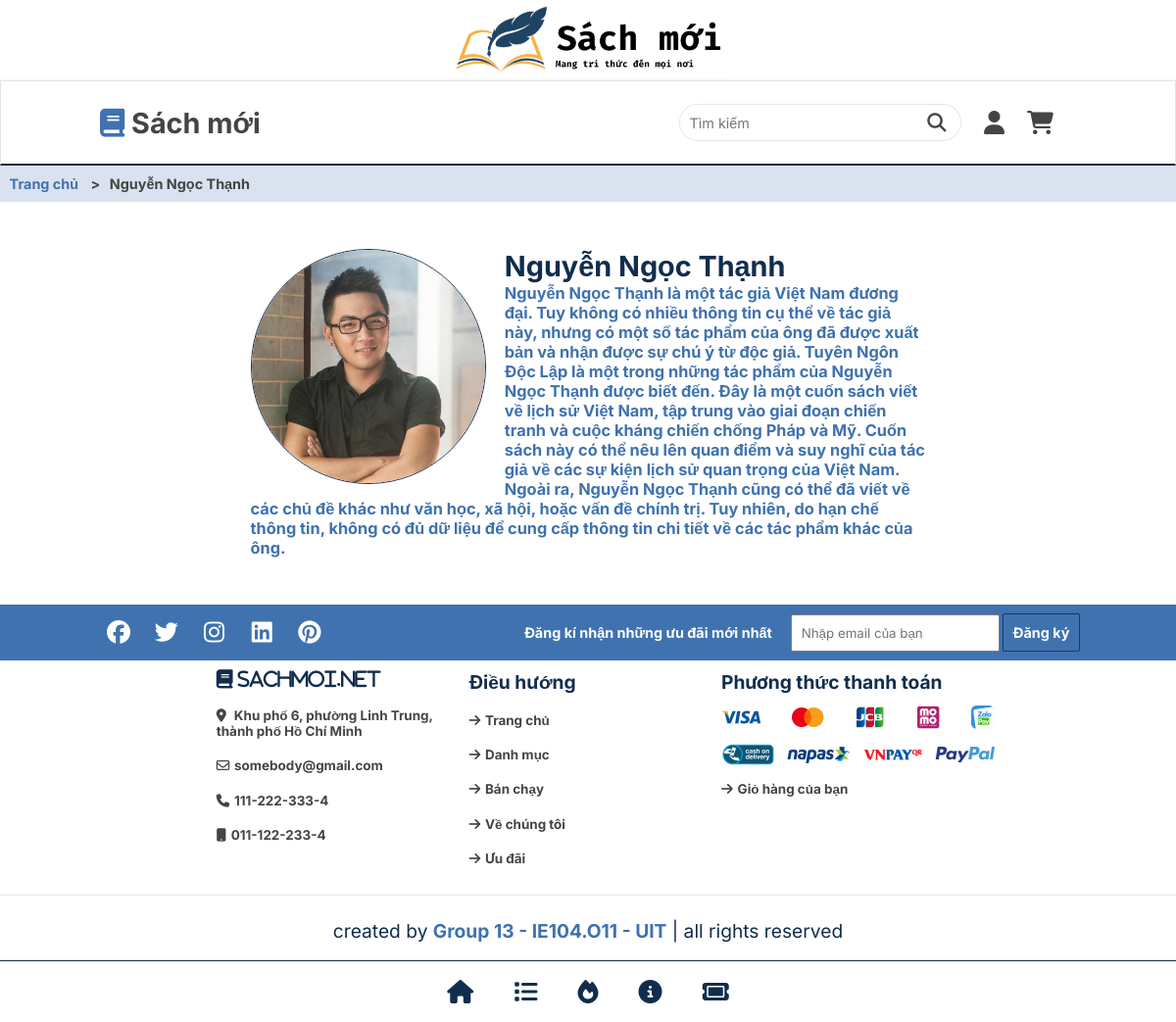
The page /author.php?id=5 on the database its author committed.
### tables this page shows
CREATE TABLE `author` (
  `id` int NOT NULL,
  `name` varchar(255) NOT NULL,
  `description` text,
  `Image` varchar(255) DEFAULT NULL
);

### includes/db.php (called while the page is built, shortened)
<?php
function connect_db() {
    $servername = "localhost";
    $username = "root";
    $password = "";
    $dbname = "sachmoi_db";
    $conn = new mysqli($servername, $username, $password, $dbname);
    return $conn;
}
function get_author_by_id($authorId) {
    $conn = connect_db();
    $authorId = mysqli_real_escape_string($conn, $authorId);
    $sql = "SELECT * FROM author WHERE id = '$authorId'";
    $result = mysqli_query($conn, $sql);
    if ($result) {
        $author = mysqli_fetch_assoc($result);
        return $author;
    } else {
        echo "Query Error: " . mysqli_error($conn);
        close_db($conn);
        return null;
    }
}
?>

### author.php (the view, shortened to what this page needs)
<?php
include 'includes/db.php';
?>
<!DOCTYPE html>
<html lang="en">
  <head>
    <link rel="stylesheet" href="style/author_info.css" />
    <link
      rel="stylesheet"
      href="https://cdn.jsdelivr.net/npm/swiper@11/swiper-bundle.min.css"
    />
    <link
      rel="stylesheet"
      href="https://cdnjs.cloudflare.com/ajax/libs/font-awesome/6.4.2/css/all.min.css"
    />
  </head>
  <body></body>
<?php include 'includes/header.php'; ?>
<?php
if (isset($_GET['id'])) {
    $author_id = $_GET['id'];
    $author = get_author_by_id($author_id);
    if ($author) {
        echo "
        <ul class='breadcrumb'>
          <li><a href='index.php'>Trang chủ</a></li>
          <li>{$author['name']}</li>
        </ul>
      <section class='authors'>
        <div class='site-wrapper'>
          <img src='images/authors/{$author['Image']}' />
        <div class='text'>
          <h2>{$author['name']}</h2>
          <p>{$author['description']}</p>
        </div>
        </div>
      </section>
        ";
    } else {
        echo "<p>Book not found.</p>";
    }
} else {
    echo "<p>Invalid request. Please provide a book ID.</p>";
}
include 'includes/footer.php';
?>
  </body>
</html>

### style/author_info.css (style rules this page uses)
:root { --blue: #3F72AF; --darkblue: #112D4E; --lightblue: #DBE2EF; --black: #444; --light-color: #F9F7F7; --border: 0.1rem solid rgba(0, 0, 0, 0.1); --border-hover: 0.1rem solid var(--black); --box-shadow: 0 0.5rem 1rem rgba(0, 0, 0, 0.25); }
* { font-family: 'Inter', sans-serif; margin: 0; padding: 0; box-sizing: border-box; outline: none; border: none; text-decoration: none; transition: all 0.1s linear; transition: width none; }
html { font-size: 60%; overflow-x: hidden; scroll-padding-top: 7rem; scroll-behavior: smooth; }
section { padding: 5rem 9%; }
.site-wrapper { margin: 0 3rem; overflow-x: hidden; }
ul.breadcrumb { width: 100%; padding: 1rem; list-style: none; background: var(--lightblue); }
ul.breadcrumb li { display: inline; font-size: 1.5rem; font-weight: bold; color: var(--black); }
ul.breadcrumb li+li:before { padding: 1rem; content: ">"; }
ul.breadcrumb li a { color: var(--blue); }
.authors { display: flex; justify-content: center; align-items: center; background: #fff; }
.authors .site-wrapper { width: 70%; }
.authors img { width: 25rem; height: 25rem; float: left; border: 0.15rem solid var(--darkblue); border-radius: 0.25rem; margin-right: 2rem; border-radius: 50%; }
.authors .text { color: var(--darkblue); font-weight: bold; }
.authors .text h2 { font-size: 3rem; }
.authors .text p { color: var(--blue); font-size: 1.7rem; }
@media (max-width: 1384px) { html { scroll-padding-top: 0; } }
@media (max-width: 1384px) { body { padding-bottom: 6rem; } }

### rows shown on the page
author: name "Nguyễn Ngọc Thạnh", Image (picture), description "Nguyễn Ngọc Thạnh là một tác giả Việt Nam đương đại. Tuy không có nhiều thông tin cụ thể về tác giả này, nhưng có một số tác phẩm của ông đã được xuất bản và nhận được sự chú ý từ độc giả. Tuyên Ngôn Độc Lập là một trong những tác phẩm của Nguyễn Ngọc Thạnh được biết đến. Đây là một cuốn sách viết về lịch sử Việt Nam, tập trung vào giai đoạn chiến tranh và cuộc kháng chiến chống Pháp và Mỹ. Cuốn sách này có thể nêu lên quan điểm và suy nghĩ của tác giả về các sự kiện lịch sử quan trọng của Việt Nam. Ngoài ra, Nguyễn Ngọc Thạnh cũng có thể đã viết về các chủ đề khác như văn học, xã hội, hoặc vấn đề chính trị. Tuy nhiên, do hạn chế thông tin, không có đủ dữ liệu để cung cấp thông tin chi tiết…"
